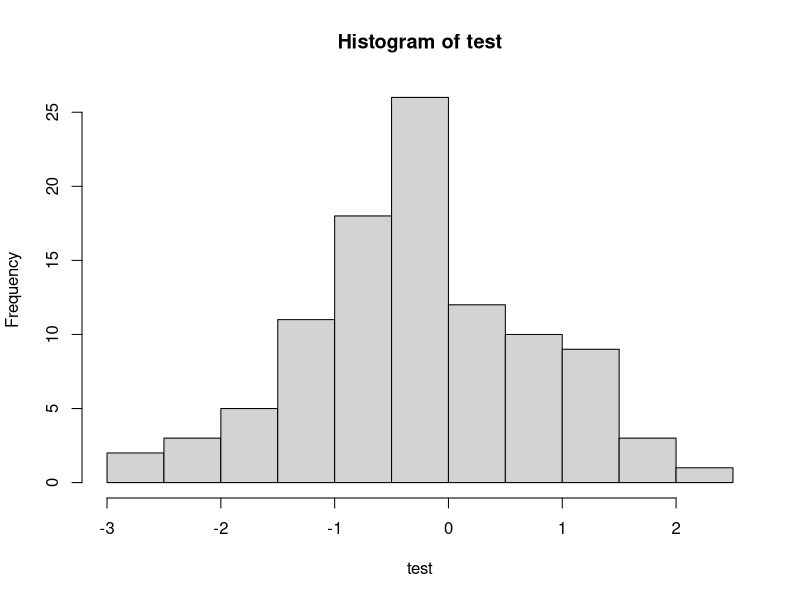

Generate this figure with R:
p = function(x) pnorm(x, 0, 1, lower.tail = TRUE)
g = function(x) pnorm(x, 0, 1, lower.tail = FALSE)

p(0.41)
p(-0.2)
g(-1.54)

p(1.2)-p(-0.63)

summary(qnorm(0.75, 0, 1))

test = rnorm(100,0,1)
hist(test)

mean(test <= 0.41)
mean(test < -0.2)
mean(test >= -1.54)

#mean(-0.63 <= test <= 1.2)
